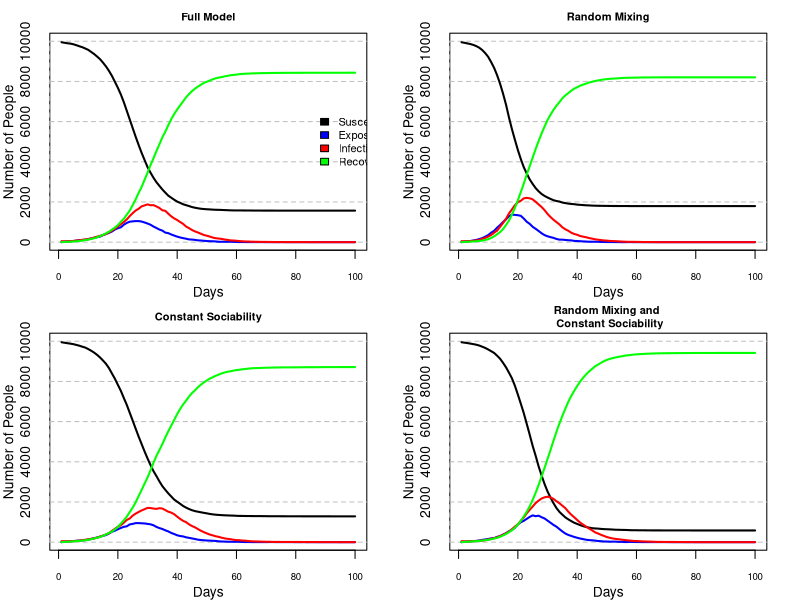

Recreate this plot in R.
### Naoise Daly s2848034, Todd House s2809867, Cordelia Bryant s2798199 ###

# Todd and Naoise worked simultaneously on nseir, get.net and general code structure
# Cordelia built the core plotting functionality
# We all collectively debugged, reviewed each others sections, and made improvements

# https://github.com/Cordelia-Ann/stats_programming_autumn2025/tree/Naoise-branch/Group_Project_2

############################
# This scripts simulates the spread of an epidemic using a modification of the SEIR model.

# In the SEIR model each individual in a fixed closed population is one of 4 states:
# Susceptible - has not contracted the disease
# Exposed     - has contracted the disease but cannot spread it to others
# Infectious  - has contracted the disease and may spread it to others
# Recovered   - has contracted the disease previously but has now either recovered or passed away
# The dynamics of the epidemic are modelled by how each individual transitions between these states,
# typically on a day by day basis
# An Infectious person will move to Recovered with a set probability delta
# An Exposed person will move to Infectious with a set probability gamma
# In the basic SEIR model a Susceptible person will move to Exposed with a probability
# defined as a set beta times the number of Infectious people
# This script allows for extensions of that last feature

# This scripts allows beta to vary from person to person, capturing a notion of a persons "sociability"
# The prob_of_link function defines the chance of two people randomly meeting each other,
# based on the sociability of each person.
# This is an attempt to better capture chance encounters in the real world.
# The function nseir incorporates into the SEIR framework the fact a person will be part of a household
# and will have a network of regular contact as well as randomly bumping into other people in the population.
# These are different avenues of infections and nseir allows for specifying different chances of infection in each case.
# The script assigns individuals to households (sizes varying uniformly between 1 and 5) 
# and then randomly creates a network of regular contacts for each person using get.net.

# With this in place, we then examine the dynamics seen in the simulations produced in:
# the full, more sophisticated, model with multiple infection avenues and varing beta values
# the full model with multiple infection avenues and with a common beta value for the population
# the basic model where infection spreads only through people randomly mixing but varying beta values
# the basic model where infection spreads only through people randomly mixing and with a common beta



prob_of_link <- function(i, j, b, n_c ){
  ## the probability of person i and person j meeting 
  # b   - the sociability parameters for the whole population
  # i,j - locations of person i and person j in b
  #       (j can be a vector of people)
  # n_c - mean number of contacts per person
  n = length(b)# population size
  top = n_c*b[i]*b[j]
  bottom =  (n-1)*(mean(b)^2)
  top/bottom
}

get.net <- function(beta, nc=15){
  # Randomly creates a regular contact network from the sociabilitiy parameters
  # of the population
  # beta - sociability values for the whole population
  # nc   - average number of contacts per person
  #
  # returns: a list, network, where network[i] are the regular contacts of person i
  
  n <- length(beta) #size of the population
  network <- vector("list",n)
  
  #person i only considers the indices greater than i
  #this avoids both i and j considering i<->j  which would double the chance of 
  # a link being created
  for (i in 1:(n-1)){
    #omit people that already considered creating a link with i
    potential_contacts = (i+1):n
    #omit members of the same household, taking h from the outside environment
    same_household = which(h == h[i])
    potential_contacts = potential_contacts[!(potential_contacts %in% same_household) ]
    #get the chance of contact between i and the potential contacts
    # using their sociabilities
    chance_of_contact = prob_of_link(i, potential_contacts, beta, nc)
    # with that chance, i and j become regular contacts
    u <- runif(length(potential_contacts))
    contacts = potential_contacts[ u < chance_of_contact ]
    network[[i]] <- c( network[[i]], contacts  )
    # add person i into all of their contacts' contacts
    network[contacts] <- lapply(network[contacts], function(x) c(x, i) )
  }
  return( network )
}

nseir <- function(beta,h,alink,alpha=c(.1,.01,.01),delta=.2
                  ,gamma=.4,nc=15, nt = 100,pinf = .005){
  # Simulate the spread of an epidemic in a population under the SEIR model
  # beta  - a vector of sociability parameters for the whole population
  # h     - a vector of households where h[i] is the household of person i
  # alink - a list containing the regular contacts for each individual
  # alpha - the chance of an infectious person infecting a susceptible
  #          household member, regular contact, and person they randomly bump into,
  #          respectively
  # delta - the chance a person moves from Infectious to Recovered
  # gamma - the chance a person moves from Exposed to Infectious 
  # nc    - average number of regular contacts per person, used in random mixing
  # nt    - number of days to run the simulation for
  # pinf  - the proportion of the population that is Infectious initially
  #
  # Returns: a list with vectors S,E,I,R containing the containing the counts
  #         of people in each state each day, and a vector t storing the days
  
  n = length(beta) # population size
  S <- E <- I <- R <- rep(0, nt)
  # the state of each individual is recorded as 0/1/2/3 
  # encoding Susceptible/Exposed/Infectious/Recovered
  pop <- rep(0,n)
  # a random pinf proportion of the population start as infected,
  # the remainder are susceptible
  # if no-one starts out infected, this is a worthless simulation
  #so we hardcode at least one infection
  pop[sample(n, size = max(1, floor(n*pinf))) ] <- 2
  #record the first day
  S[1] <- sum(pop==0); I[1] <- sum(pop==2)
  # extract elements of alpha as explained above
  a_h <- alpha[1]; a_c <- alpha[2]; a_r <- alpha[3] 
  for (day in 2:nt){
    u <- runif(n)
    pop[ pop==2&u<delta ] <- 3 # Infectious -> Recovered
    pop[ pop==1&u<gamma ] <- 2 # Exposed -> Infectious
    
    currently_S <- which(pop==0); n_S <- length(currently_S)
    # each infectious person may infect the currently Susceptible
    for (infected in which(pop == 2)){
      u<- runif(n_S)
      #infects a susceptible person through random mixing
      # this chance of infection is the chance of meeting randomly times a_r
      pop[currently_S][ u<a_r*prob_of_link(infected, currently_S, beta, nc) ] <- 1
      #infects a susceptible member of their household
      pop[currently_S][ h[currently_S]==h[infected] & u<a_h ] <- 1
      #infects a susceptible regular contact
      pop[currently_S][ currently_S %in% alink[[infected]] & u<a_c ] <- 1
    }
    #record today's counts
    S[day] <- sum(pop==0); E[day] <- sum(pop==1)
    I[day] <- sum(pop==2); R[day] <- sum(pop==3)
  }
  return(list(S=S,E=E,I=I,R=R, t=1:nt))
}

plot_pop_change <- function(sim, pop_size, title="", show_legend = T){
  # Plots the number of people in each state S,E,I,R
  # over the course of the simulation
  # sim         - simulated output of nseir. a list with S,E,I,R,t each of length nt 
  #               storing the counts of people in each state for each day in t
  # pop_size    - the total population size
  # title       - a title for the plot
  # show_legend - include a legend or not
  # ...         - all other arguments are passed to plot
  
  #initialise an empty plot
  plot(NA,NA, type = "n", #show nothing yet
       xlim = range(sim$t), #days on X axis
       ylim = c(0,n), #number of people on the Y axis
       main = title,
       cex.main = .8, #reduce title size to 80%
       cex.axis = .7, #reduce axis label size to 70%
       xlab = "Days", 
       ylab = "Number of People",
       yaxt = "n" #don't add Y-ticks here - done below
  )
  #add dotted horizontal gridlines
  axis(2, tck = 1, lty = 2, col ="gray", gap.axis=1/4)
  # a colour for each state
  cols <-  c("black", "blue", "red", "green")
  states <- c("Susceptible", "Exposed", "Infectious", "Recovered")
  #draw a line of each state over time
  lines(sim$t, sim$S, lwd = 2, col = cols[1])
  lines(sim$t, sim$E, lwd = 2, col = cols[2])
  lines(sim$t, sim$I, lwd = 2, col = cols[3])
  lines(sim$t, sim$R, lwd = 2, col = cols[4])
  #add a legend
  legend(
    x = max(sim$t), y = n/2, # centre right
    xjust = .5, yjust = .5, # legend sits at the edge of the rhs
    legend = states, fill = cols,
    bty="n", #no box around the legend
    plot = show_legend, #show the legend on the plot or not
    cex = .8 #make the text smaller
  )
}


n =10000; h_max = 5 # maximum household size
#assign n people to households of sizes between 1-h_max
h = rep(1:n, times = sample(1:h_max, n, replace =TRUE))[1:n]
#randomly sample population sociability parameters
beta <- runif(n)
#create a regualar contacts network for this population
network <- get.net(beta)

#run 4 situations
#the full model has household, regular contacts and random mixing and there are
#different sociablility parameters for each person
realistic_mixing_variable_beta <- nseir(beta, h, network)
# the model with only random mixing but with a higher infection rate for random 
# mixing, again there are different sociablility parameters for each person
random_mixing_variable_beta <- nseir(beta, h, network, alpha=c(0,0,.04))
#now we assume the sociability parameters are a constant average value
beta_c <- rep(mean(beta), n)
# the model has household, regular contacts and random mixing but constant
# sociability
realistic_mixing_common_beta <- nseir(beta_c, h, network)
# the most simple model where there is only random mixing and constant sociability
random_mixing_common_beta <- nseir(beta_c, h, network, alpha=c(0,0,.04))

# save graphical state to reset it later
old_par <- par(no.readonly = TRUE) 
par(mfrow=c(2,2), #2x2 grid
    mar=c(3,3,2,2) # decrease the margins
    ,mgp=c(2,1,0) # bring axis labels closer to axes
)
#plot the 4 models for comparison
plot_pop_change(realistic_mixing_variable_beta, n,
                "Full Model")
#dont show the legends on the remaining plots
plot_pop_change(random_mixing_variable_beta, n, 
                "Random Mixing", F)
plot_pop_change(realistic_mixing_common_beta, n, 
                "Constant Sociability", F)
plot_pop_change(random_mixing_common_beta, n, 
                "Random Mixing and \n Constant Sociability", F)

par(old_par) # reset graphical state  

# Looking top to bottom:
# Models with constant sociability predict more people will eventually contract the disease.
# Looking left to right: 
# Models omitting household and contact networks predict an earlier and sharper spike 
# in the number of people Exposed or Infectious.

# The last, most basic, model with constant sociability and random mixing predicts 90% 
# of the population contracting the disease.
# The first two models with the more realistic assumption that the chance of contracting
# the disease is not the same for every individual predict 80% of the population 
# contracts the disease.
# The basic model predicts significantly worse outcomes for the spread of the epidemic.



#The apparent effect of the household and network structure seems to be to smooth out
#the speed and intensity in which the disease propagates through the population.
#However, this could reasonably be attributed to the higher value for random mixing
#The relative size of people's households (at hmax=5) and networks (at nc=15)
#is a much smaller subset of the population that possible in random mixing.
#As a result, these social groups, despite higher infectiousness don't play as much
#of a role as the random mixing. Therefore when random mixing is made more infectious
#the disease is more aggressive, spikes higher and earlier than those that have
#these social networks considered and infectiousness broken up more across the three.
#The constant beta to have more of a noticeable effect when combined with the random
#mixing as it leads to many more people getting infected and pushes the peak infection
#date slightly to the right.




############ Extra ############

# If we run multiple simulation with the same parameters repeatedly we can 
# create confidence intervals on the counts per state each day.
# Simply get n simulations and go through each day and state, calculating upper 
# and lower quantiles for that state on that day from the n samples observed.
# the below function allows for that, and the function below it caters for 
# plotting such confidence intervals
# get_confidence_band_nseir <- function(n_reps, n_days, ...){
#   big_l <- list()
#   big_l$R <-  matrix(NA, nrow=n_reps, ncol=n_days)
#   big_l$S <- big_l$E <- big_l$I <- big_l$R
#   
#   for( i in 1:n_reps){
#     simu <- nseir(...)
#     big_l$S[i,] <- simu$S
#     big_l$E[i,] <- simu$E
#     big_l$I[i,] <- simu$I
#     big_l$R[i,] <- simu$R
#   }
#   
#   
#   simu_lower <- lapply(
#     big_l, 
#     function(state) {
#       apply(state, 2,
#             function(day_reps) quantile(day_reps,probs=c(.05))
#       )
#     }
#   )
#   simu_lower$t <- 1:n_days
#   
#   simu_upper <- lapply(
#     big_l, 
#     function(state) {
#       apply(state, 2,
#             function(day_reps) quantile(day_reps,probs=c(.95))
#       )
#     }
#   )
#   simu_upper$t<- 1:n_days
#   return( list(upper=simu_upper, lower = simu_lower) )
# }
# 
# plot_pop_change_bands <- function(simu_upper, simu_lower, pop_size){
#   
#   days = simu_upper$t
#   plot(NA,NA,
#        xlim=range(days),
#        ylim = c(0,pop_size),
#        type = "n", xlab = "Day", ylab = "N",
#        main = "Typical epidemic development"
#        #must put in a title
#   )
#   colours <-  c("black", "red", "blue", "purple")
#   #need to lower intensity/hue/strength of colours to see overlaps
#   states <- c("S", "E", "I", "R")
#   #doing them in different order as i want E and R on top
#   for (state in states[c(4,1,3,2)] ){
#     polygon(
#       x = c(days, rev(days)),
#       y = c(simu_lower[[state]], rev(simu_upper[[state]]) ),
#       col = colours[state==states]
#     )
#   }
#   legend(x=max(days), y = n/2,
#          legend = c("Susceptible", "Exposed", "Infectious", "Recovered"),
#          xjust = 1, yjust = .5,
#          fill = colours,
#          bty = "n"
#   )
# }
